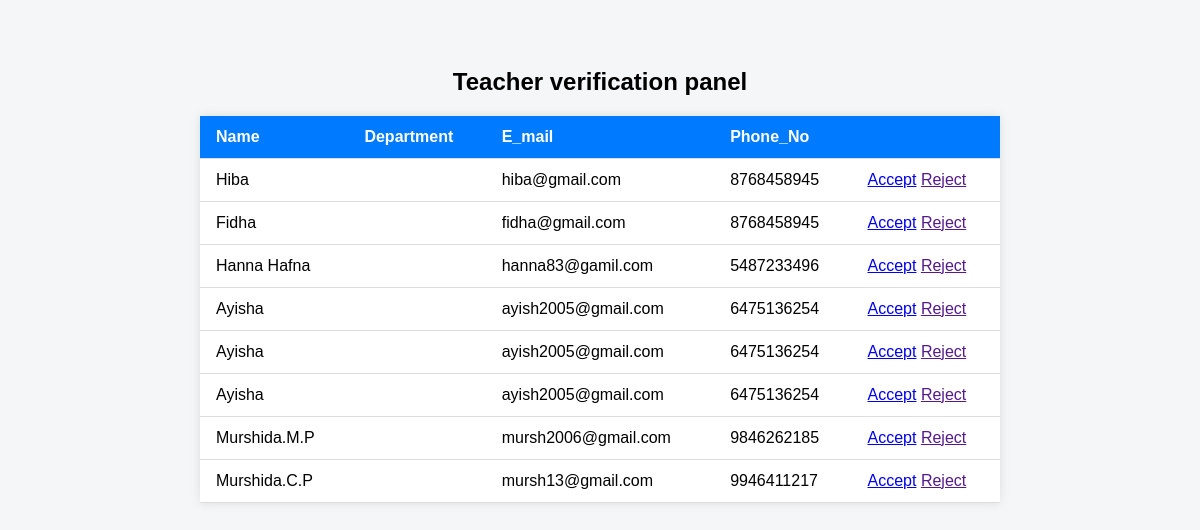
The app's page /teacher, older data.
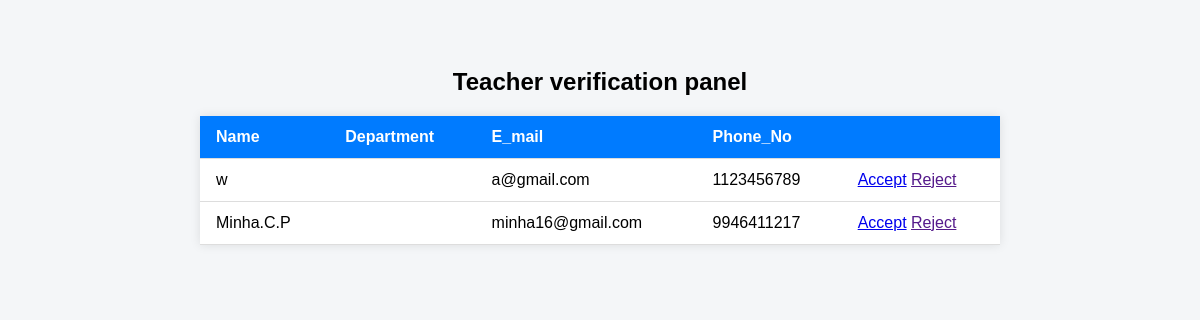
The same page, newer data.
### mobilesilentapp/models.py (models this page shows)
class TeacherTable(models.Model):
    login_id =models.ForeignKey(LoginTable,on_delete=models.CASCADE,null=True,blank=True)
    Department =models.ForeignKey(DepartmentTable,on_delete=models.CASCADE,null=True,blank=True)
    name =models.CharField(max_length=30,null=True,blank=True)
    email =models.CharField(max_length=30,null=True,blank=True)
    phone_no =models.BigIntegerField(null=True,blank=True)
    address=models.CharField(max_length=50,null=True,blank=True)

### mobilesilentapp/views.py (the view)
# urls.py: path('teacher',TeacherView.as_view(),name="teacher"),
class TeacherView(View):
    def get(self, request):
        c = TeacherTable.objects.all()
        return render(request, 'administration/Teacher.html',{'c':c})

### templates/administration/Teacher.html (shortened to what this page needs)
<!DOCTYPE html>
<html lang="en">
<head>
</head>
<body>
    <h2 style="text-align:center;">Teacher verification panel</h2>
   <table>
    <thead>
      <tr>
        <th>Name</th>
        <th>Department</th>
        <th>E_mail</th>
        <th>Phone_No</th>
        <th></th>
      </tr>
    </thead>
    <tbody>
      {% for i in c %}
      <tr>
        <td>{{i.name}}</td>
        <td>{{i.department}}</td>
        <td>{{i.email}}</td>
        <td>{{i.phone_no}}</td>
        <td>
          <a href="/acceptteacher/{{i.id}}">Accept</a>
          <a href="">Reject</a>
        </td>
      </tr>
      </tbody>
      {% endfor %}
</body>
</html>

### templates/administration/Teacher.html (style rules this page uses)
body { font-family: Arial, sans-serif; background-color: #f4f6f8; padding: 40px; }
table { width: 100%; max-width: 800px; margin: 0 auto; border-collapse: collapse; background-color: #fff; box-shadow: 0 0 10px rgba(0,0,0,0.1); }
th, td { padding: 12px 16px; border-bottom: 1px solid #ddd; text-align: left; }
th { background-color: #007bff; color: white; }

Row changes from the older to the newer data that the page shows:
removed TeacherTable: name "Hiba", email "hiba@gmail.com", phone_no "8768458945"
removed TeacherTable: name "Fidha", email "fidha@gmail.com", phone_no "8768458945"
removed TeacherTable: name "Hanna Hafna", email "hanna83@gamil.com", phone_no "5487233496"
removed TeacherTable: name "Ayisha", email "ayish2005@gmail.com", phone_no "6475136254"
removed TeacherTable: name "Ayisha", email "ayish2005@gmail.com", phone_no "6475136254"
removed TeacherTable: name "Ayisha", email "ayish2005@gmail.com", phone_no "6475136254"
removed TeacherTable: name "Murshida.M.P", email "mursh2006@gmail.com", phone_no "9846262185"
removed TeacherTable: name "Murshida.C.P", email "mursh13@gmail.com", phone_no "9946411217"
added TeacherTable: name "w", email "a@gmail.com", phone_no "1123456789"
added TeacherTable: name "Minha.C.P", email "minha16@gmail.com", phone_no "9946411217"
